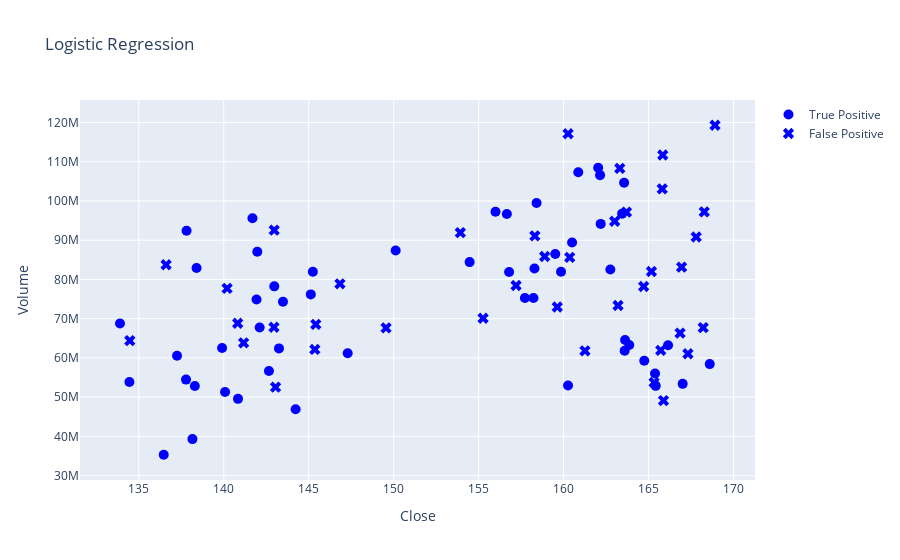

The notebook cell this image was saved under:
### Markdown cell above
##### Logistic Regression

### Code cell
logestic_regression(
    df_train_val_variance,
    X_validation_variance,
    y_validation,
    df_evaluation_val_variance,
    df_confusion_val_variance,
    draw_plot=True,
)
